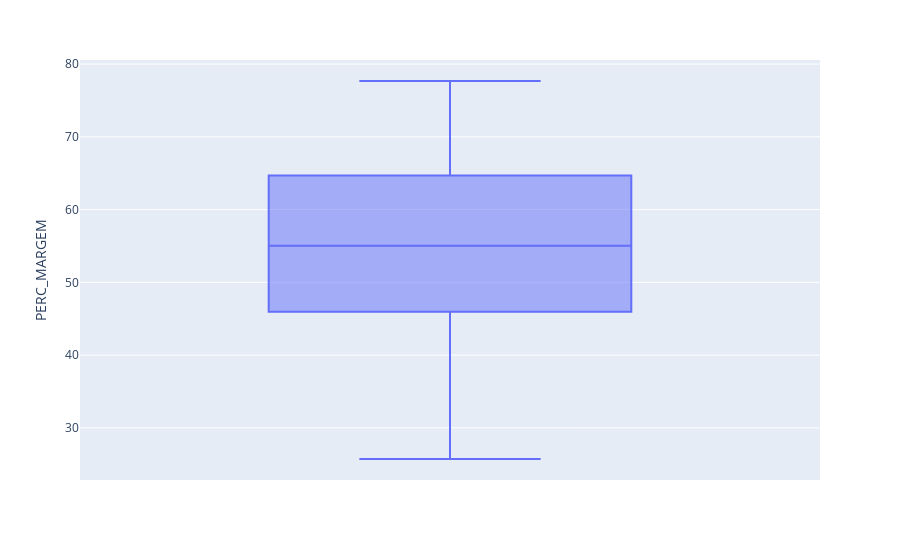

Here is the notebook cell this chart was saved with:
### Code cell
boxplot = px.box(df_mes, y="PERC_MARGEM")
boxplot.show()

### Figure 1 — Plotly figure (JSON) as saved in the notebook; plotly's stock layout.template omitted (floating-point values rounded to 4 significant figures)
{"data": [{"alignmentgroup": "True", "hovertemplate": "PERC_MARGEM=%{y}<extra></extra>", "legendgroup": "", "marker": {"color": "#636efa"}, "name": "", "notched": false, "offsetgroup": "", "orientation": "v", "showlegend": false, "type": "box", "x0": " ", "xaxis": "x", "y": [53.94, 73.62, 69.95, 48.54, 69.21, 65.7, 70.97, 73.42, 65.43, 59.44, 60.24, 72.25, 57.99, 68.32, 68.38, 66.12, 66.72, 61.46, 66.71, 28.48, 60.23, 61.48, 61.09, 63.01, 60.41, 64.42, 60.0, 54.29, 51.33, 56.13, 55.04, 50.88, 54.52, 55.01, 58.03, 57.33, 54.8, 52.33, 47.12, 43.6, 41.43, 43.4, 42.93, 43.7, 45.22, 42.2, 41.69, 43.19, 41.92, 47.93, 45.22, 44.84, 51.13, 47.08, 49.09, 50.17, 44.85, 51.12, 46.2, 44.17, 25.72, 77.67, 61.01, 74.0, 77.51], "y0": " ", "yaxis": "y"}], "layout": {"boxmode": "group", "legend": {"tracegroupgap": 0}, "margin": {"t": 60}, "xaxis": {"anchor": "y", "domain": [0, 1]}, "yaxis": {"anchor": "x", "domain": [0, 1], "title": {"text": "PERC_MARGEM"}}}}
